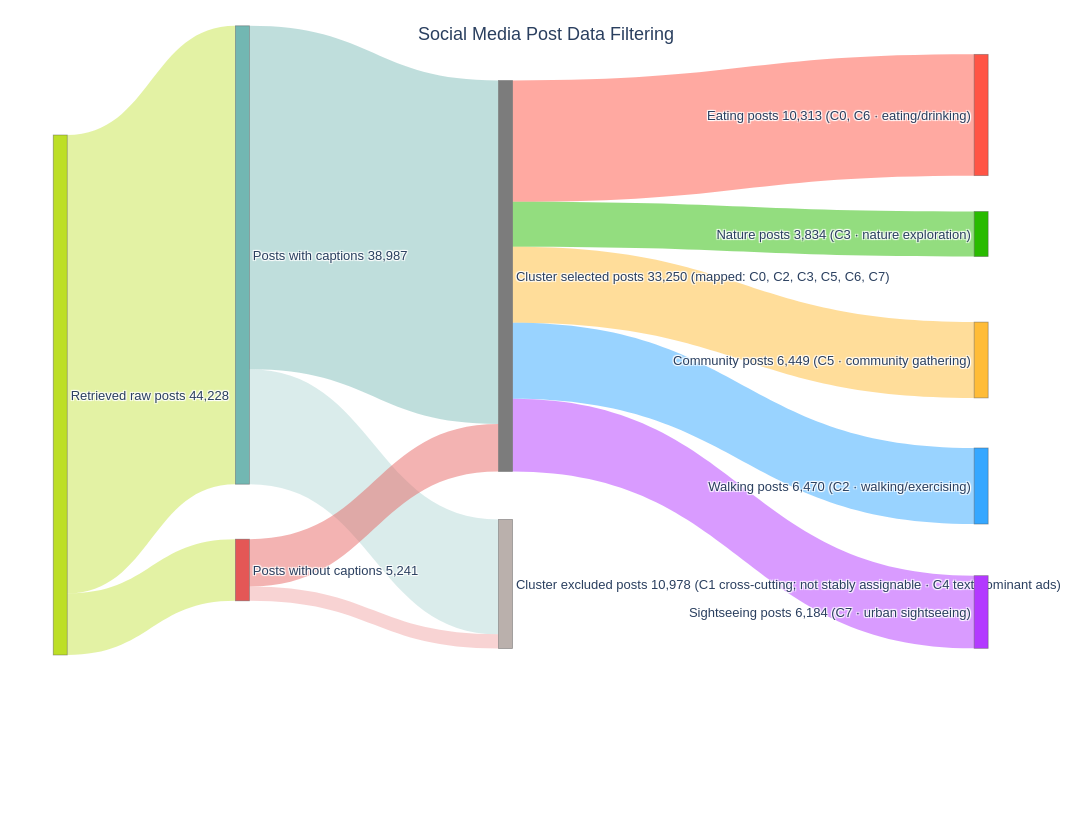

Notebook source saved alongside this figure:
### Markdown cell above
# Data: Social Activity Data

This notebook prepares social-media activity proxies used by subsequent UCI modelling stages.

This notebook exposes social activity data outputs for downstream modelling in-memory via `act_gdf`, and supports direct export to GeoPackage.

Primary handover fields:
- Index for the location: `id`
- Social activity intensity columns: `eating`, `nature`, `community`, `walking`, `sightseeing`
- Social activity comfort sentiment columns: `avg_comfort_score`, `avg_comfort_` + {`eating`, `nature`, `community`, `walking`, `sightseeing`}
- Social activity comfort columns: `social_activity_comfort_` + {`eating`, `nature`, `community`, `walking`, `sightseeing`}
- Derived indicators: `prevalent_activity`, `total_activity`, `prevalent_comfort_activity` (argmax over five `social_activity_comfort_*` columns), `total_social_activity_comfort` (sum of five comfort surfaces; used in Section 4)
- Coordinates: `longitude`, `latitude`
- Geometry: `geometry`

Data source used in this notebook:
- `data/data_social_activity.gpkg`

### Code cell
import plotly.graph_objects as go
from pathlib import Path

# Flow:
# 1. Raw posts → posts with caption / posts without caption
# 2. Each splits into: used for clustering / excluded from cluster
# 3. Clustered posts further split into 5 activity categories

labels = [
    "Retrieved raw posts\n44,228",     # 0 - Raw posts
    "Posts with captions\n38,987",     # 1 - With caption
    "Posts without captions\n5,241",   # 2 - Without caption
    "Cluster selected posts\n33,250\n(mapped: C0, C2, C3, C5, C6, C7)",  # 3
    "Cluster excluded posts\n10,978\n(C1 cross-cutting; not stably assignable · C4 text-dominant ads)",  # 4
    "Eating posts\n10,313\n(C0, C6 · eating/drinking)",            # 5
    "Nature posts\n3,834\n(C3 · nature exploration)",             # 6
    "Community posts\n6,449\n(C5 · community gathering)",          # 7
    "Walking posts\n6,470\n(C2 · walking/exercising)",            # 8
    "Sightseeing posts\n6,184\n(C7 · urban sightseeing)",        # 9
]

# Source and target node indices for each flow
source = [
    0, 0,           # raw → caption / no caption
    1, 1, 2, 2,     # with/without caption → clustered/excluded
    3, 3, 3, 3, 3,  # clustered→5 activities
]

target = [
    1, 2,
    3, 4, 3, 4,
    5, 6, 7, 8, 9,
]

# Flow values representing counts at each stage
value = [
    38987, 5241,
    29218, 9769, 4032, 1209,
    10313, 3834, 6449, 6470, 6184,
]

# Sankey Diagram construction
fig = go.Figure(
    data=[
        go.Sankey(
            arrangement="fixed",
            node=dict(
                pad=36,
                thickness=14,
                line=dict(color="rgba(80,80,80,0.5)", width=0.8),
                label=labels,
                x=[
                    0.02,          # Raw posts
                    0.20, 0.20,    # Caption splits
                    0.46, 0.46,    # Clustered / not
                    0.93, 0.93, 0.93, 0.93, 0.93, # Activity classes
                ],
                y=[
                    0.45,
                    0.25, 0.70,
                    0.28, 0.72,
                    0.05, 0.22, 0.40, 0.58, 0.76,
                ],
                color=[
                    "#BDDF26",                # Raw
                    "#72B7B2", "#E45756",     # Caption splits
                    "#7C7C7C", "#BAB0AC",     # Clustered / not
                    "#FF5445", "#29BB00", "#FFBC37", "#35A7FF", "#B339FF",  # Activities
                ],
            ),
            link=dict(
                source=source,
                target=target,
                value=value,
                color=[
                    "rgba(189,223,38,0.42)", "rgba(189,223,38,0.42)",
                    "rgba(114,183,178,0.45)", "rgba(114,183,178,0.26)",
                    "rgba(228,87,86,0.45)", "rgba(228,87,86,0.26)",
                    "rgba(255,84,69,0.5)",
                    "rgba(41,187,0,0.5)",
                    "rgba(255,188,55,0.5)",
                    "rgba(53,167,255,0.5)",
                    "rgba(179,57,255,0.5)",
                ],
            ),
        )
    ]
)

fig.update_layout(
    title=dict(
        text="Social Media Post Data Filtering",
        x=0.5,
        xanchor="center",
    ),
    font=dict(size=13, family="Arial"),
    width=1400,
    height=820,
    margin=dict(l=40, r=40, t=80, b=40),
    paper_bgcolor="white",
    plot_bgcolor="white",
)

out_png = Path("figure/code_1_social_media_post_filtering.png")
out_png.parent.mkdir(parents=True, exist_ok=True)
fig.write_image(out_png, scale=2)
print(f"Saved {out_png.resolve()}")

fig.show()

### Figure 1 — Plotly figure (JSON) as saved in the notebook; plotly's stock layout.template omitted (floating-point values rounded to 4 significant figures)
{"data": [{"arrangement": "fixed", "link": {"color": ["rgba(189,223,38,0.42)", "rgba(189,223,38,0.42)", "rgba(114,183,178,0.45)", "rgba(114,183,178,0.26)", "rgba(228,87,86,0.45)", "rgba(228,87,86,0.26)", "rgba(255,84,69,0.5)", "rgba(41,187,0,0.5)", "rgba(255,188,55,0.5)", "rgba(53,167,255,0.5)", "rgba(179,57,255,0.5)"], "source": [0, 0, 1, 1, 2, 2, 3, 3, 3, 3, 3], "target": [1, 2, 3, 4, 3, 4, 5, 6, 7, 8, 9], "value": [38987, 5241, 29218, 9769, 4032, 1209, 10313, 3834, 6449, 6470, 6184]}, "node": {"color": ["#BDDF26", "#72B7B2", "#E45756", "#7C7C7C", "#BAB0AC", "#FF5445", "#29BB00", "#FFBC37", "#35A7FF", "#B339FF"], "label": ["Retrieved raw posts\n44,228", "Posts with captions\n38,987", "Posts without captions\n5,241", "Cluster selected posts\n33,250\n(mapped: C0, C2, C3, C5, C6, C7)", "Cluster excluded posts\n10,978\n(C1 cross-cutting; not stably assignable · C4 text-dominant ads)", "Eating posts\n10,313\n(C0, C6 · eating/drinking)", "Nature posts\n3,834\n(C3 · nature exploration)", "Community posts\n6,449\n(C5 · community gathering)", "Walking posts\n6,470\n(C2 · walking/exercising)", "Sightseeing posts\n6,184\n(C7 · urban sightseeing)"], "line": {"color": "rgba(80,80,80,0.5)", "width": 0.8}, "pad": 36, "thickness": 14, "x": [0.02, 0.2, 0.2, 0.46, 0.46, 0.93, 0.93, 0.93, 0.93, 0.93], "y": [0.45, 0.25, 0.7, 0.28, 0.72, 0.05, 0.22, 0.4, 0.58, 0.76]}, "type": "sankey"}], "layout": {"font": {"family": "Arial", "size": 13}, "height": 820, "margin": {"b": 40, "l": 40, "r": 40, "t": 80}, "paper_bgcolor": "white", "plot_bgcolor": "white", "title": {"text": "Social Media Post Data Filtering", "x": 0.5, "xanchor": "center"}, "width": 1400}}
